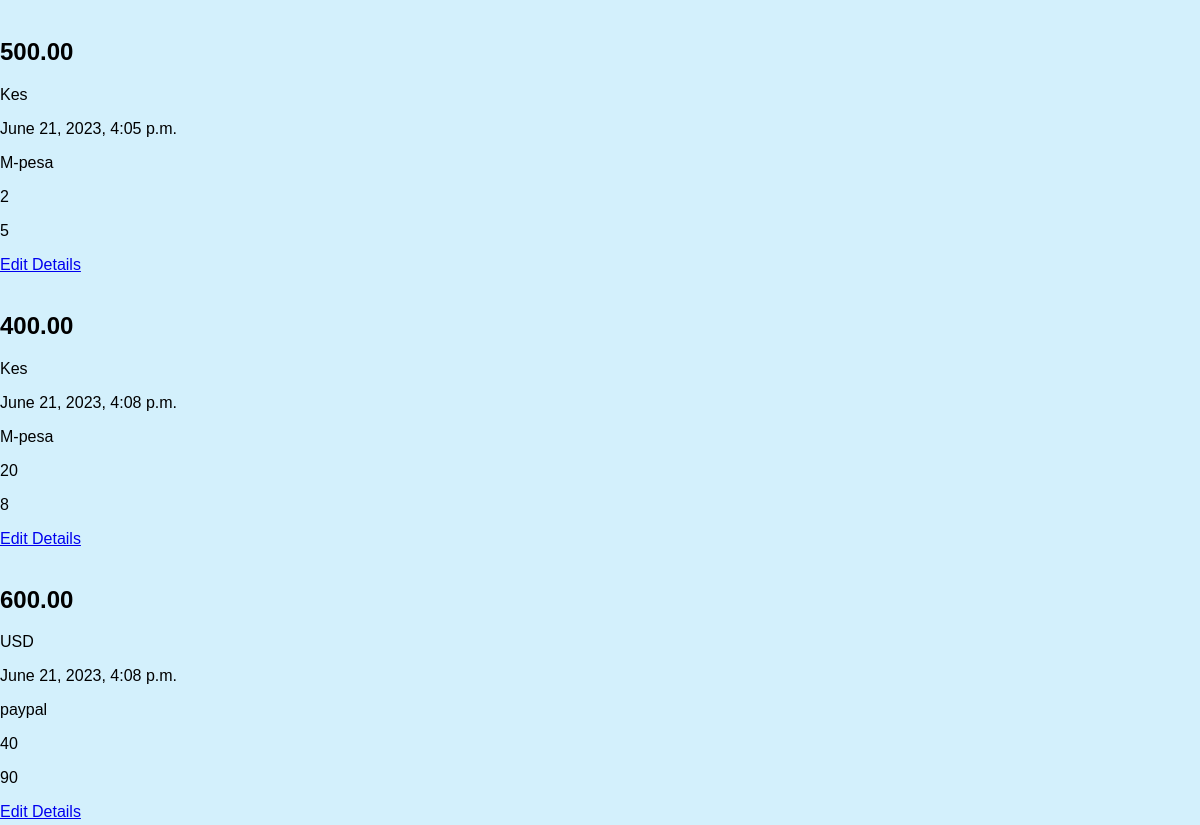
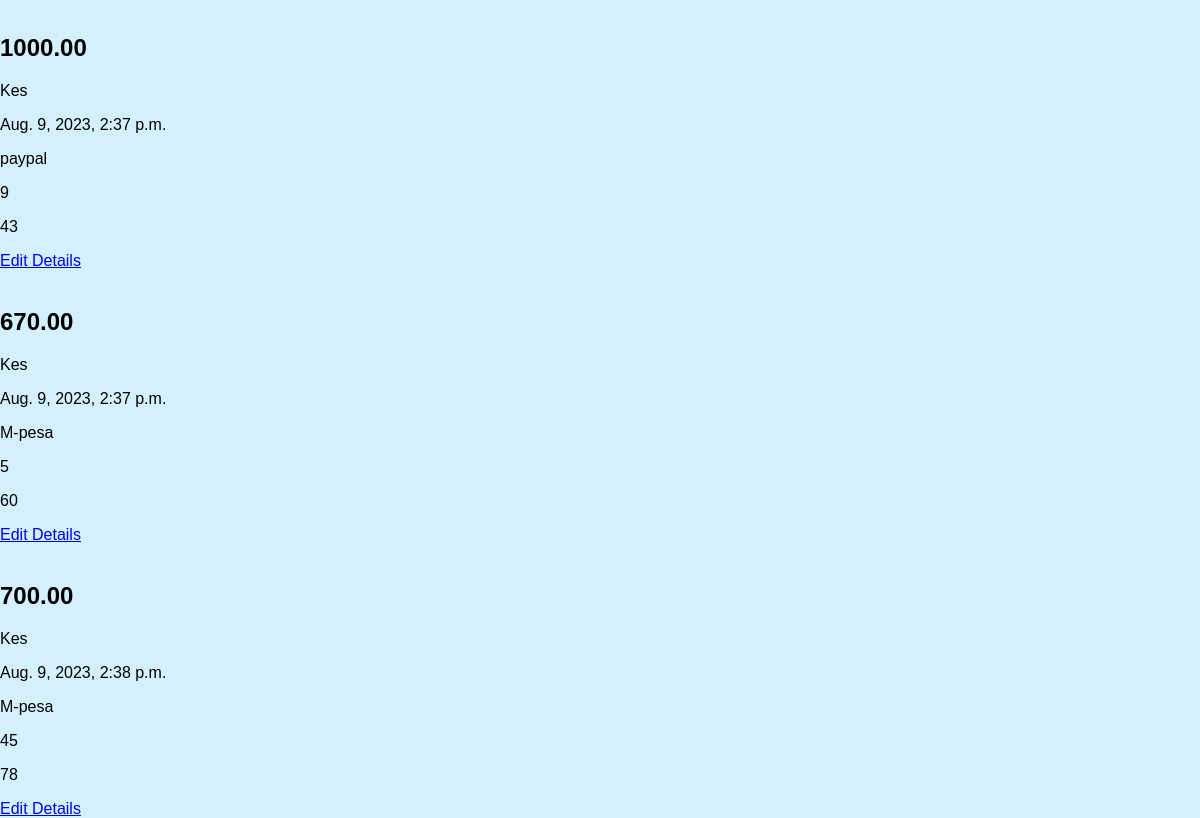
The app's page /payment/payments/list, older data (2 pictures, top to bottom).
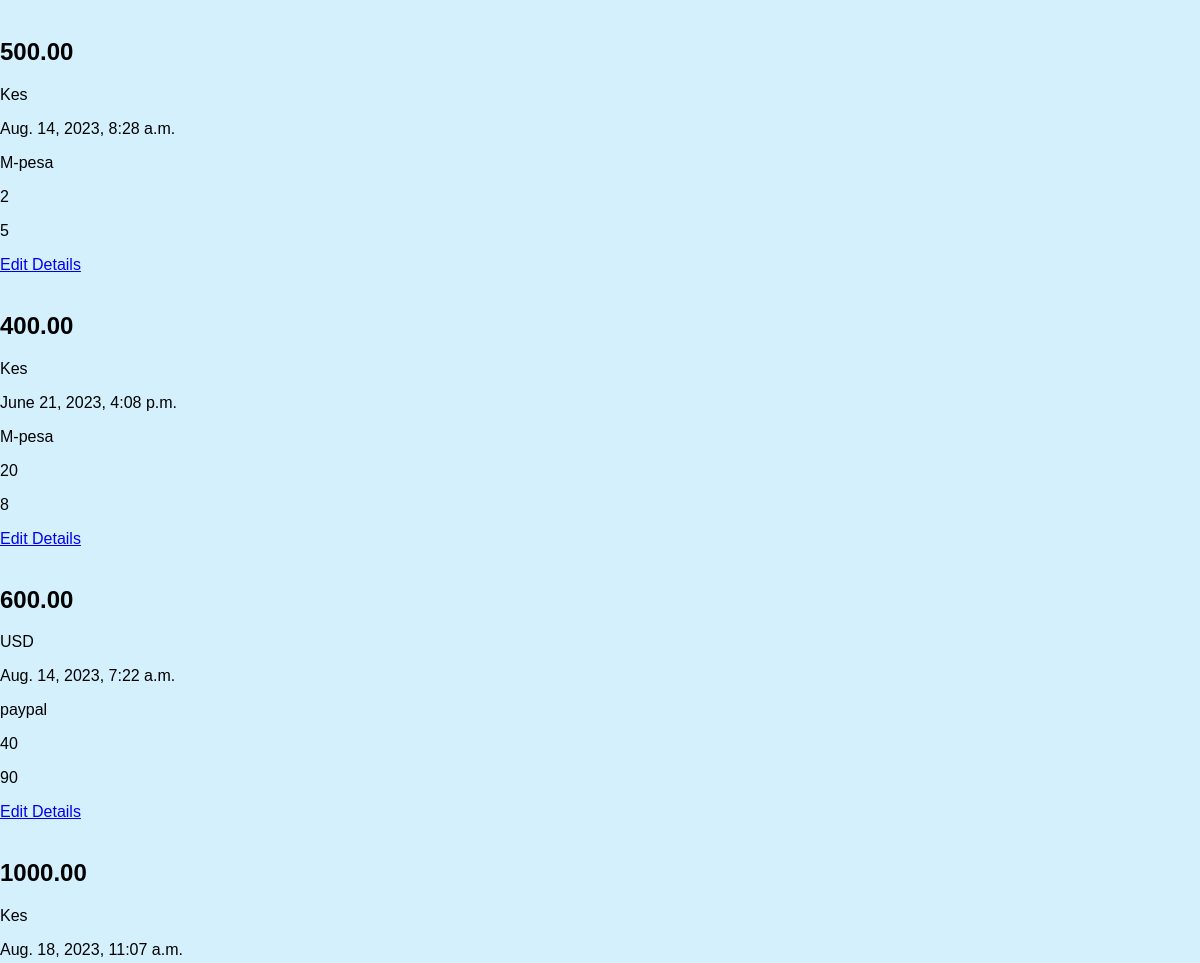
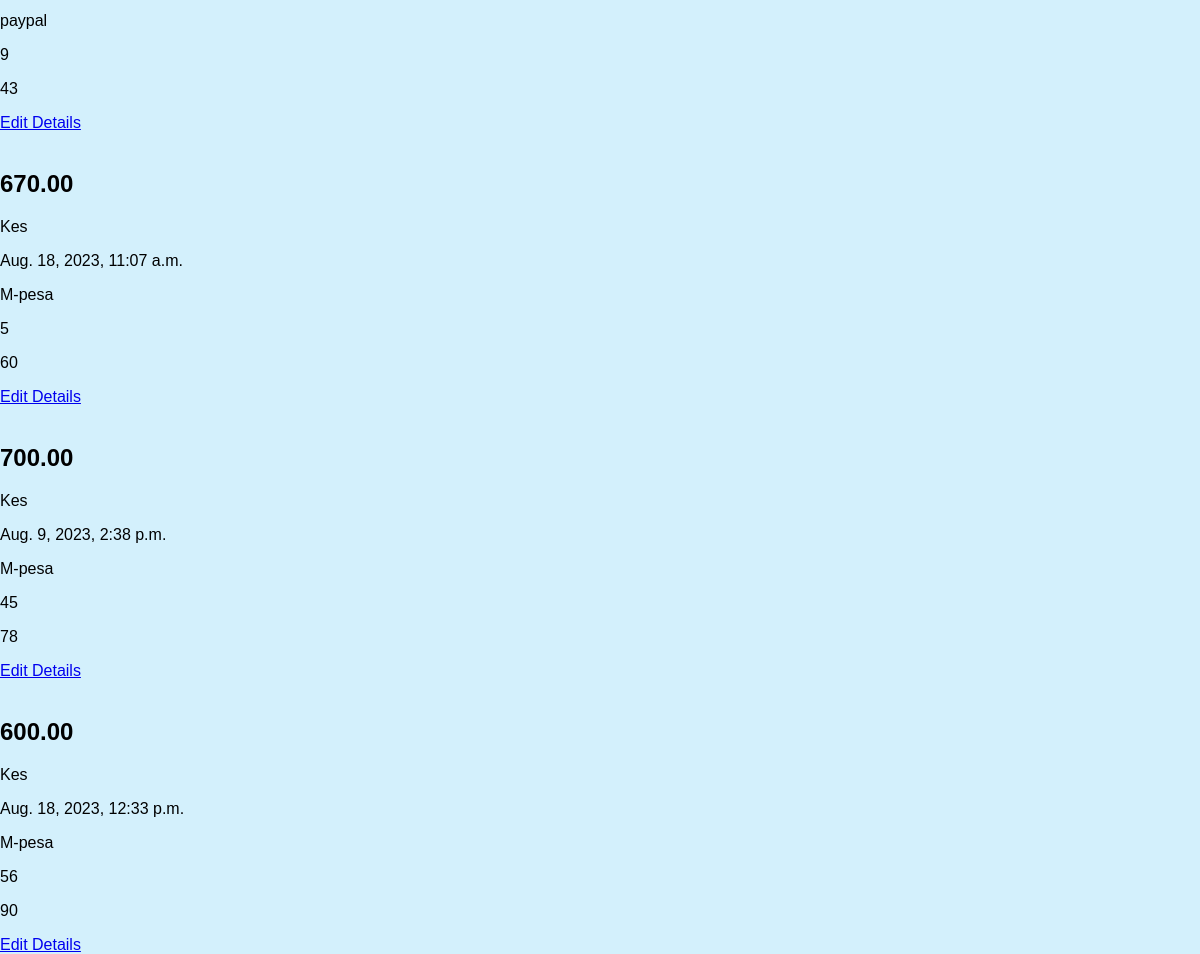
The same page, newer data (2 pictures, top to bottom).
### payment/models.py (models this page shows, shortened)
class Payment(models.Model):
    amount = models.DecimalField(max_digits=10, decimal_places=2)
    currency = models.CharField(max_length=3)
    date = models.DateTimeField(auto_now =True)
    method = models.CharField(max_length=10)
    customer_id = models.IntegerField()
    order_id = models.IntegerField()

### payment/views.py (the view)
# urls.py: path("payments/list",payments_list_view,name ="payments_list_view"),
def payments_list_view(request):
    payments = Payment.objects.all()
    return render(request,"payment/payment_list.html",{"payments": payments})

### templates/payment/payment_list.html (shortened to what this page needs)
<!DOCTYPE html>
<html lang="en">
<head>
    </head>
    <body>
<div class="payment-container">
        {% for payment in payments %}
        <div class="payment">
            <h2 class="payment-title"> {{ payment.amount}}</h2>
            <p class="payment"> {{ payment.currency}}</p>
            <p class="payment"> {{ payment.date}}</p>
            <p class="payment"> {{ payment.method}}</p>
            <p class="payment"> {{ payment.customer_id}}</p>
            <p class="payment"> {{ payment.order_id}}</p>
            <div class="payment">
                <a href="{% url 'payment_update_view' id=payment.id%}" class="edit">Edit Details</a>
        </div>
        </div>
        {% endfor%}
    </div>
</body>
</html>

### templates/payment/payment_list.html (style rules this page uses)
body { background-color: #d3f0fc; font-family: Arial, sans-serif; margin: 0; padding: 0; }

Row changes from the older to the newer data that the page shows:
changed Payment: date "June 21, 2023, 4:05 p.m." → "Aug. 14, 2023, 8:28 a.m."
changed Payment "USD": date "June 21, 2023, 4:08 p.m." → "Aug. 14, 2023, 7:22 a.m."
changed Payment (number 4 of 7 on the later page): date "Aug. 9, 2023, 2:37 p.m." → "Aug. 18, 2023, 11:07 a.m."
changed Payment (number 5 of 7 on the later page): date "Aug. 9, 2023, 2:37 p.m." → "Aug. 18, 2023, 11:07 a.m."
added Payment: amount "600.00", currency "Kes", date "Aug. 18, 2023, 12:33 p.m.", method "M-pesa", customer_id "56", order_id "90"
